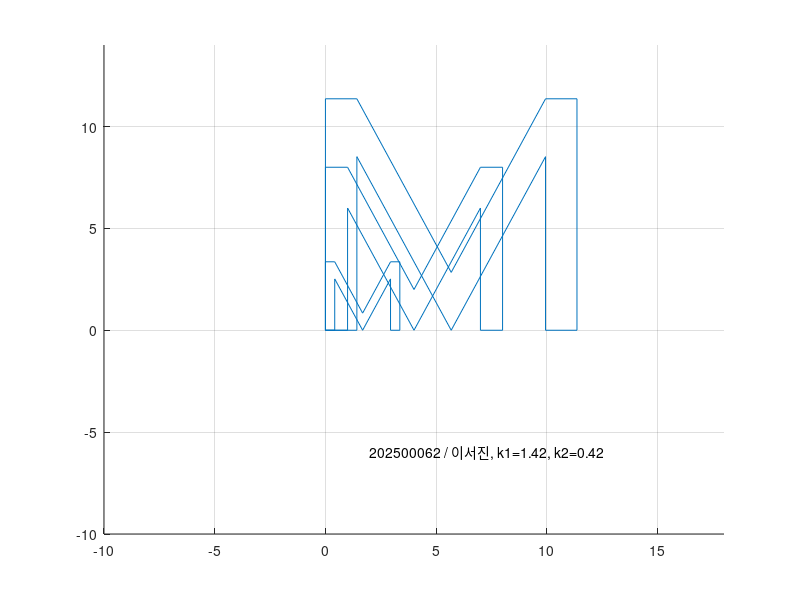

The MATLAB script that drew this image:
x=[0 1 1 4 7 7 8 8 7 4 1 0 0;
   0 0 6 0 6 0 0 8 8 2 8 8 0;
   1 1 1 1 1 1 1 1 1 1 1 1 1];

% 크기를 1.42배로 변환.
% => x1, x2값을 1.42배로 변환.
k=1.42;
A=[k 0 0; 0 k 0; 0 0 1];
y1=A*x;
% 크기를 0.42배로 변환.
k=0.42;
A=[k 0 0; 0 k 0; 0 0 1];
y2=A*x;
line(x(1,:), x(2,:)); % 원본
line(y1(1,:), y1(2,:));
line(y2(1,:), y2(2,:));
axis([-10 18 -10 14]);
grid on;
text(2, -6, '202500062 / 이서진, k1=1.42, k2=0.42')
